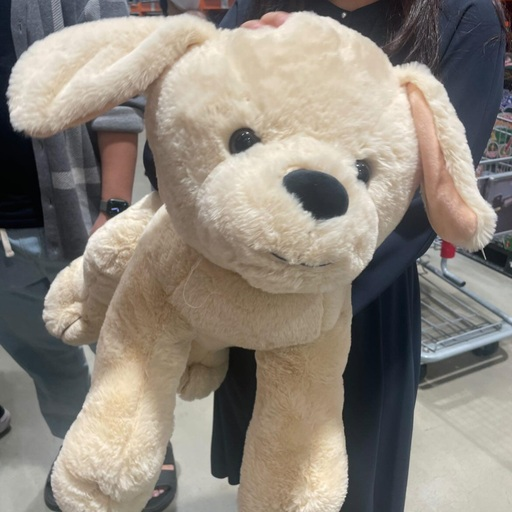
#> input picture Lab02/003.jpeg, 512 x 512 px
$ python 0322_Lab2-4.py
#> lines starting #> are read from the running program, lines starting #| are printed output that depends on the picture
#!/usr/bin/env python3
# -*- coding: utf-8 -*-
"""
Spyder Editor

Lab 2 - Filter
Gachon University
Computer Vision

@author: jha2ee

# 2-4 Image Pyramid
"""

import cv2 as cv
import numpy as np

# pyramid
src = cv.imread('003.jpeg', cv.IMREAD_COLOR)
#> src is the input picture: shape (512, 512, 3); mean B, G, R 124.1, 133.8, 141.4
height, width, channel = src.shape
#> height = 512; width = 512; channel = 3

dst = cv.pyrDown(src)
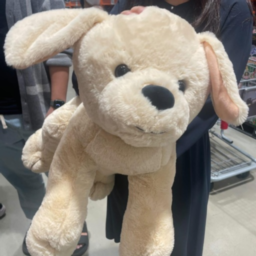
#> dst: shape (256, 256, 3); mean B, G, R 124, 133.6, 141.3
dst2 = cv.pyrUp(src, dstsize=(width * 2, height * 2), borderType = cv.BORDER_DEFAULT)
    # 간단히 dst2 = cv2.pyrUp(src) 를 사용해도 됨

cv.imshow("src", src)
cv.imshow("pyrDown", dst)
cv.imshow("pyrUp", dst2)

cv.waitKey()
cv.destroyAllWindows()

# blending
rabbit = cv.imread('003.jpeg')
dog = cv.imread('005.jpeg')
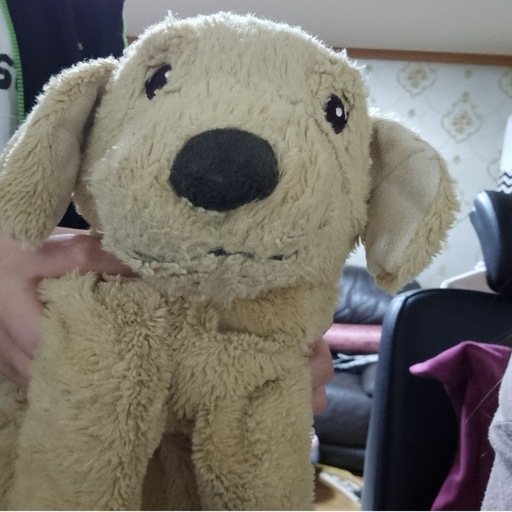
#> input picture Lab02/005.jpeg, 512 x 512 px
#> dog is the input picture: shape (512, 512, 3); mean B, G, R 106.7, 114.9, 119
print(rabbit.shape)
#| (512, 512, 3)
print(dog.shape)
#| (512, 512, 3)
# [100:300, 150:400] mask
rabbit_dog = np.hstack((rabbit[:, :256], dog[:, 256:]))
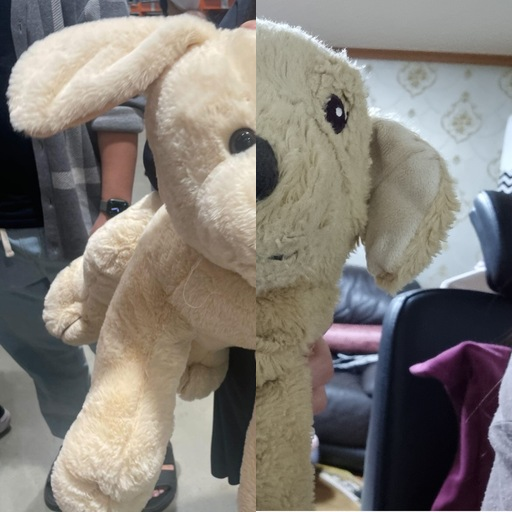
#> rabbit_dog: shape (512, 512, 3); mean B, G, R 118.4, 124.5, 129.8

# generate Gaussian pyramid for apple
rabbit_copy = rabbit.copy()
gp_rabbit = [rabbit_copy]
for i in range (6):
    rabbit_copy = cv.pyrDown(rabbit_copy)
    gp_rabbit.append(rabbit_copy)
#> this loop made 6 passes
#> pass 3, `rabbit_copy = cv.pyrDown(rabbit_copy)`:
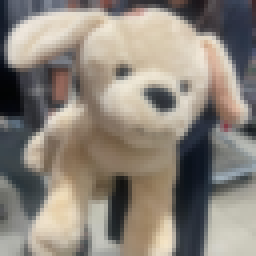
#> rabbit_copy: shape (64, 64, 3) (shown 4 times larger); mean B, G, R 123.3, 132.9, 140.5
#> after the loop, gp_rabbit = 7 items

# generate Gaussian pyramid for orange
dog_copy = dog.copy()
gp_dog = [dog_copy]
for i in range (6) :
    dog_copy = cv.pyrDown(dog_copy)
    gp_dog.append(dog_copy)
#> this loop made 6 passes
#> pass 3, `dog_copy = cv.pyrDown(dog_copy)`:
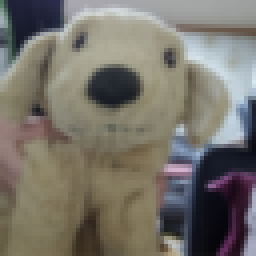
#> dog_copy: shape (64, 64, 3) (shown 4 times larger); mean B, G, R 106.8, 115, 119
#> after the loop, gp_dog = 7 items

# generate Laplacian Pyramid for apple
rabbit_copy = gp_rabbit[5]
lp_rabbit = [rabbit_copy]
for i in range (5, 0, -1):
    gaussian_expanded = cv.pyrUp(gp_rabbit[i])
    laplacian = cv.subtract(gp_rabbit[i-1], gaussian_expanded)
    lp_rabbit.append(laplacian)
#> after the loop, lp_rabbit = 6 items

# generate Laplacian Pyramid for orange
dog_copy = gp_dog[5]
lp_dog = [dog_copy]
for i in range (5, 0, -1):
    gaussian_expanded = cv.pyrUp(gp_dog[i])
    laplacian = cv.subtract(gp_dog[i-1], gaussian_expanded)
    lp_dog.append(laplacian)
#> after the loop, lp_dog = 6 items

# Now add left and right halves of images in each level
pyramid = []
n = 0
for rabbit_lap, dog_lap in zip(lp_rabbit, lp_dog):
    n += 1
    cols, rows, ch = rabbit_lap.shape
    laplacian = np.hstack((rabbit_lap[:, 0:int(cols/2)], dog_lap[:, int(cols/2):]))
    pyramid.append(laplacian)
#> this loop made 6 passes
#> (cols, rows) on passes 1 to 6: (16, 16), (32, 32), (64, 64), (128, 128), (256, 256), (512, 512)
#> pass 3, `laplacian = np.hstack((rabbit_lap[:, 0:int(cols/2)], dog_lap[:, int(co..`:
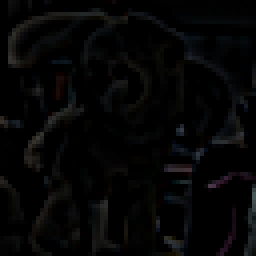
#> laplacian: shape (64, 64, 3) (shown 4 times larger); mean of channels 0, 1, 2 5.4, 5.3, 5.2; drawn as B, G, R
#> after the loop, n = 6; pyramid = 6 items

# now reconstruct
reconstruct = pyramid[0]
for i in range(1, 6):
    reconstruct = cv.pyrUp(reconstruct)
    reconstruct = cv.add(pyramid[i], reconstruct)
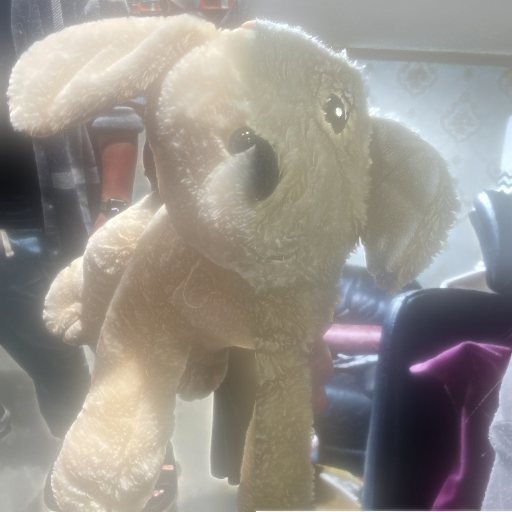
#> reconstruct: shape (512, 512, 3); mean of channels 0, 1, 2 138.8, 144.8, 149.9; drawn as B, G, R

cv.imshow("rabbit", rabbit)
cv.imshow("dog", dog)
cv.imshow("rabbit_dog", rabbit_dog)
cv.imshow("rabbit_dog_reconstruct", reconstruct)


cv.waitKey(0)
cv.destroyAllWindows()
